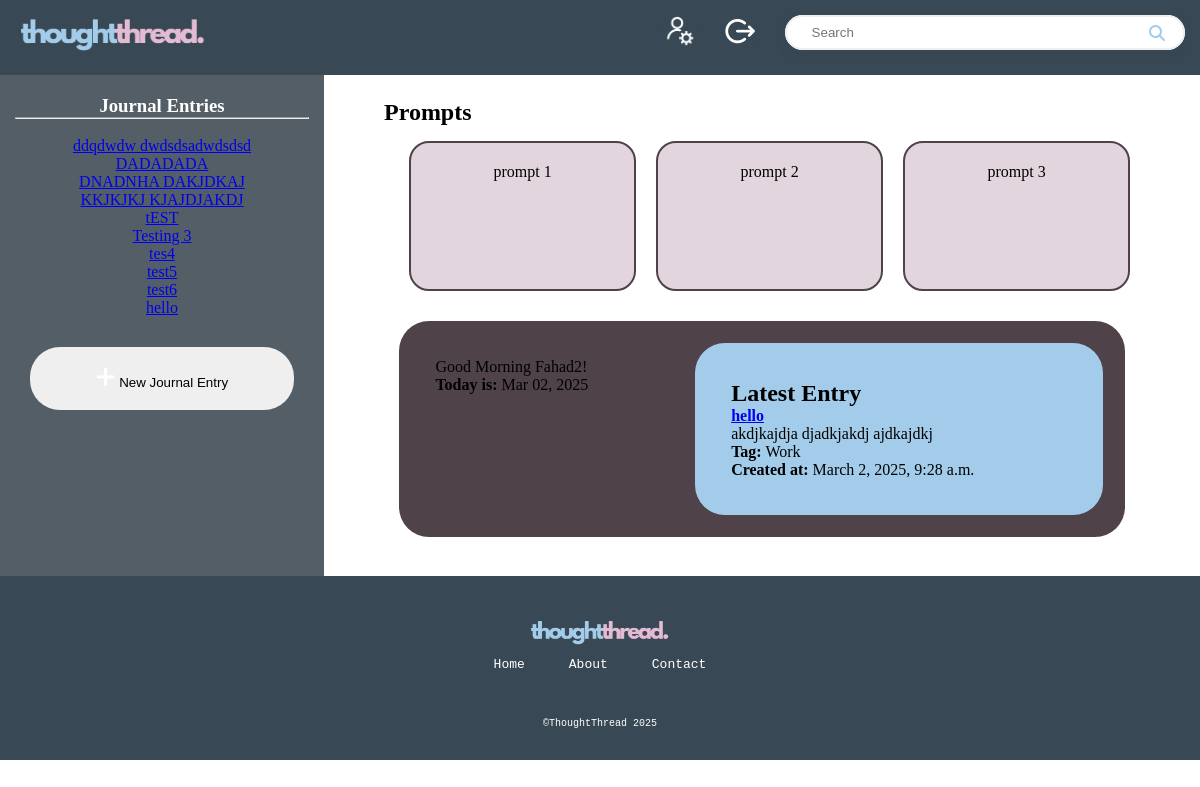
/journal/ (signed in), run on an earlier commit of the app's database.
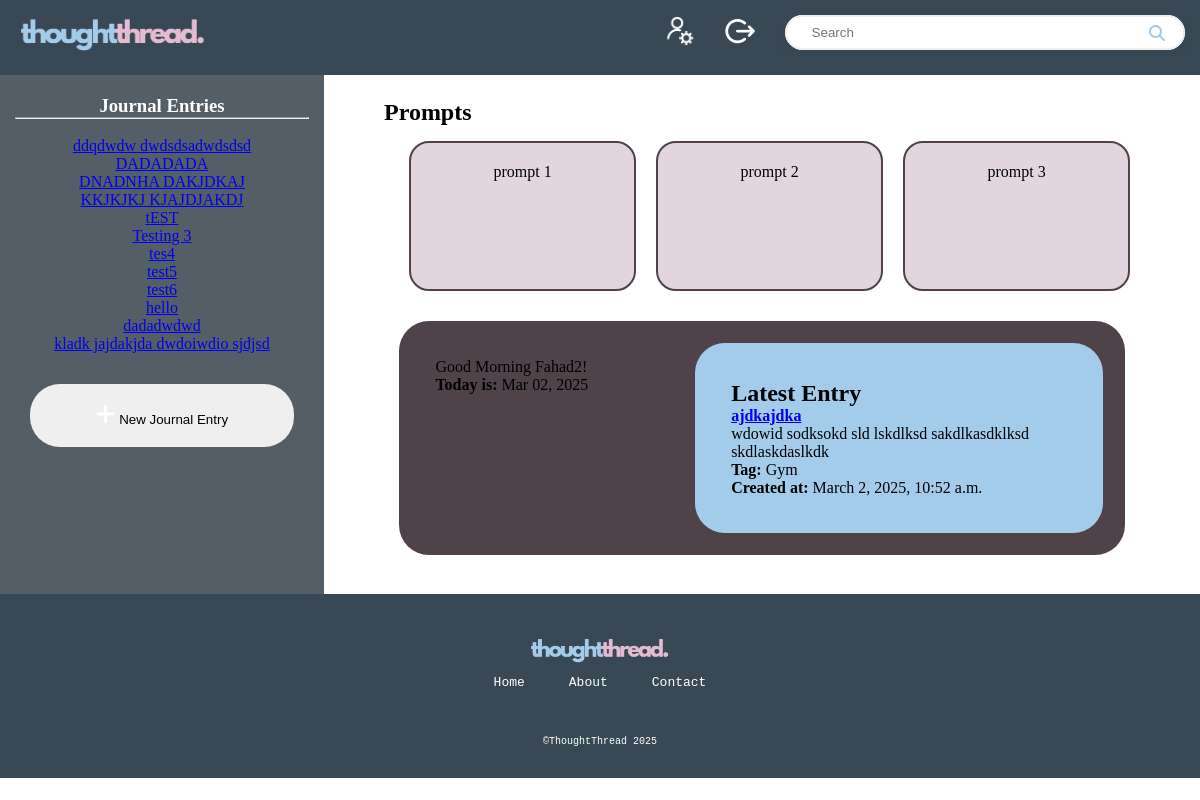
And on a later commit of the database.
### journalApp/models.py (models this page shows, shortened)
class JournalEntry(models.Model):
    entry_id = models.AutoField(primary_key=True)
    user = models.ForeignKey(User, on_delete=models.CASCADE)
    title = models.CharField(max_length=255)
    content = models.TextField()
    created_at = models.DateTimeField(auto_now_add=True)
    updated_at = models.DateTimeField(auto_now=True)
    tag = models.ForeignKey(Tag, on_delete=models.SET_NULL, null=True, blank=True)

class Tag(models.Model):
    tag_id = models.AutoField(primary_key=True)
    name = models.CharField(max_length=100, unique=True)
    user = models.ForeignKey(User, on_delete=models.CASCADE,default=1)

### journalApp/views.py (the view)
# urls.py: path('', views.index,name = 'home'),
def index(request):
    if request.user.is_authenticated:
        userId = request.user.id
        allJournals = JournalEntry.objects.filter(user=userId)
        latestJournal = JournalEntry.objects.filter(user=request.user).order_by('-created_at').first()
        allTags = Tag.objects.filter(journalentry__user=request.user).distinct()
        today = timezone.now()
        params = {'allJournals': allJournals,'allTags': allTags,'latestJournal': latestJournal,'today':today}
        return render(request,'journalApp/index.html',params)

### journalApp/templates/journalApp/index.html (shortened to what this page needs)
{% load static %}
<!DOCTYPE html>
<html lang="en">
<head>
  <link href="https://cdnjs.cloudflare.com/ajax/libs/font-awesome/6.5.1/css/all.min.css" rel="stylesheet">
  <link rel="stylesheet" href="{% static 'css/style.css' %}">
</head>
<body>
  {% load static %}
  <header id="header-row">
    <div id="header-logo">
      <img src="{% static 'images/logo.png' %}" alt="thoughtthread.">
    </div>
    <div id="header-nav">
      <a href="{% url 'profSetting' %}"><button><img src="{% static 'images/icons/profile.png' %}" alt="Profile"></button></a>
      {% if user.is_authenticated %}
      <a href="{% url 'logOut' %}"><button><img src="{% static 'images/icons/logout.png' %}" alt="Logout"></button></a>
      {% endif %}
    </div>
    <div id="header-search">
      <div class="bg-light">
        <div class="container py-5">
          <div class="search-wrapper">
            <div class="search-box">
              <input type="text" class="search-input form-control" placeholder="Search">
              <i class="fas fa-search search-icon"></i>
            </div>
          </div>
        </div>
      </div>
    </div>
  </header>
  <main id="dashboard-page">
    <div id="entries-side">
      <div id="entries-list">
        <h3>Journal Entries</h3>
        <hr><br>
        {% for journal in allJournals %}
          <a href="{% url 'viewEntry' journal.entry_id %}">
            {{ journal.title }}
          </a>
          <br>
        {% endfor %}
      </div>
      <div id="button">
        <a href="{% url 'newEntry' %}">
          <button>
            <img src="{% static 'images/icons/newentry.png' %}" alt="Dashboard" width="8%">
            New Journal Entry
          </button>
        </a>
      </div>
    </div>
    <div id="dashboard-area">
      <div id="prompts">
        <h2>Prompts</h2>
        <div class="row">
          <div class="col">
            prompt 1
          </div>
          <div class="col">
            prompt 2
          </div>
          <div class="col">
            prompt 3
          </div>
        </div>
      </div>
      <div id="activity">
        <div id="greeting">
          Good Morning {{ user.username }}!<br>
          <strong>Today is:</strong> {{ today|date:"M d, Y" }}
        </div>
        <div id="latest">
          <h2>Latest Entry</h2>
          {% if latestJournal %}
            <a href="{% url 'viewEntry' latestJournal.entry_id %}">
              <strong>{{ latestJournal.title }}</strong>
            </a>
            <br>
            <p>{{ latestJournal.content|safe }}</p>
            <p>
              <strong>Tag:</strong>
              {% if latestJournal.tag %}
                {{ latestJournal.tag.name }}
              {% else %}
                No tag
              {% endif %}
            </p>
            <p><strong>Created at:</strong> {{ latestJournal.created_at }}</p>
          {% else %}
            <p>No entries found.</p>
          {% endif %}
        </div>
      </div>
    </div>
  </main>
  <footer>
    <div>
      <img src="{% static 'images/logo.png' %}" alt="thoughtthread.">
    </div>
    <div id="ftr-nav">
      <a href="{% url 'index' %}">Home</a>
      <a href="#">About</a>
      <a href="#">Contact</a>
    </div>
    <div id="ftr-cp">
      <a>&#169;ThoughtThread 2025</a>
    </div>
  </footer>
</body>
</html>

What changed in the data, as far as the page shows it:
added JournalEntry: title "dadadwdwd"
added JournalEntry: title "kladk jajdakjda dwdoiwdio sjdjsd"
added JournalEntry: title "ajdkajdka", content "wdowid sodksokd sld lskdlksd sakdlkasdklksd skdlaskdaslkdk", tag.name "Gym", created_at "March 2, 2025, 10:52 a.m."
Also different on the page:
{{ latestJournal.title }}: "hello" → "ajdkajdka"
{{ latestJournal.content|safe }}: "akdjkajdja djadkjakdj ajdkajdkj" → "wdowid sodksokd sld lskdlksd sakdlkasdklksd skdlaskdaslkdk"
{{ latestJournal.tag.name }}: "Work" → "Gym"
{{ latestJournal.created_at }}: "March 2, 2025, 9:28 a.m." → "March 2, 2025, 10:52 a.m."
